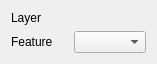
<?xml version="1.0" encoding="UTF-8"?>
<ui version="4.0">
 <class>Form</class>
 <widget class="QWidget" name="Form">
  <property name="geometry">
   <rect>
    <x>0</x>
    <y>0</y>
    <width>157</width>
    <height>64</height>
   </rect>
  </property>
  <property name="windowTitle">
   <string>Form</string>
  </property>
  <layout class="QGridLayout" name="gridLayout">
   <item row="0" column="0">
    <widget class="QLabel" name="label">
     <property name="text">
      <string>Layer</string>
     </property>
    </widget>
   </item>
   <item row="0" column="1">
    <widget class="QWidget" name="layer_selector" native="true"/>
   </item>
   <item row="1" column="0">
    <widget class="QLabel" name="label_2">
     <property name="text">
      <string>Feature</string>
     </property>
    </widget>
   </item>
   <item row="1" column="1">
    <widget class="QComboBox" name="feature_selector"/>
   </item>
  </layout>
 </widget>
 <resources/>
 <connections/>
</ui>
